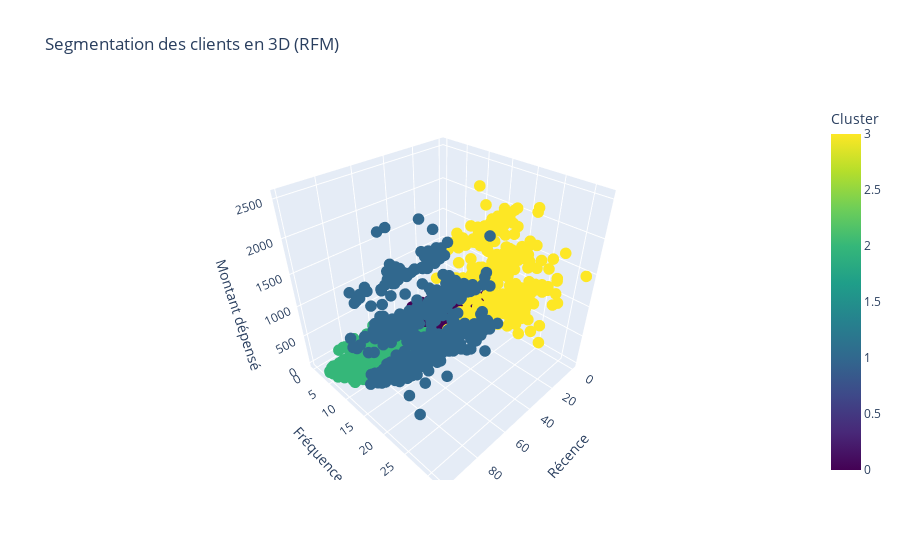

Notebook cell for this chart:
### Code cell
# Importation des bibliothèques nécessaires
import pandas as pd
from sklearn.preprocessing import StandardScaler
from sklearn.cluster import KMeans
import plotly.express as px

# Chargement des données (vous devrez adapter ce chemin à votre propre fichier CSV)
data = pd.read_csv('../DataOut.csv')


# Création des colonnes RFM
rfm_data = pd.DataFrame()

# Récence (Recency) : déjà présente dans les données
rfm_data['Recency'] = data['Recency']

# Fréquence (Frequency) : somme des différents types d'achats
rfm_data['Frequency'] = data[['NumWebPurchases', 'NumCatalogPurchases', 'NumStorePurchases']].sum(axis=1)

# Montant (Monetary) : somme des montants dépensés dans les différentes catégories de produits
rfm_data['Monetary'] = data[['MntWines', 'MntFruits', 'MntMeatProducts', 'MntFishProducts', 'MntSweetProducts', 'MntGoldProds']].sum(axis=1)

# Normalisation des données RFM pour le clustering
scaler = StandardScaler()
rfm_normalized = scaler.fit_transform(rfm_data)

# Application du clustering K-means avec 4 clusters
kmeans = KMeans(n_clusters=4, random_state=42)
rfm_data['Cluster'] = kmeans.fit_predict(rfm_normalized)

# Création du graphique interactif en 3D avec Plotly
fig = px.scatter_3d(
    rfm_data, 
    x='Recency', 
    y='Frequency', 
    z='Monetary', 
    color='Cluster',
    title='Segmentation des clients en 3D (RFM)',
    labels={'Recency': 'Récence', 'Frequency': 'Fréquence', 'Monetary': 'Montant dépensé'},
    color_continuous_scale=px.colors.sequential.Viridis
)
fig.update_traces(marker=dict(size=4))  # Vous pouvez ajuster cette valeur pour changer la taille des points

# Affichage du graphique interactif
fig.show()

# Affichage des premiers résultats de la segmentation RFM avec les clusters
rfm_data.head()

### Figure 1 — Plotly figure (JSON) as saved in the notebook; plotly's stock layout.template omitted (floating-point values rounded to 4 significant figures; data arrays with more than 128 entries replaced by an {"elided": "..."} marker saying what was removed)
{"data": [{"hovertemplate": "Récence=%{x}<br>Fréquence=%{y}<br>Montant dépensé=%{z}<br>Cluster=%{marker.color}<extra></extra>", "legendgroup": "", "marker": {"color": {"elided": "2236 int values"}, "coloraxis": "coloraxis", "size": 4, "symbol": "circle"}, "mode": "markers", "name": "", "scene": "scene", "showlegend": false, "type": "scatter3d", "x": {"elided": "2236 int values"}, "y": {"elided": "2236 int values"}, "z": {"elided": "2236 int values"}}], "layout": {"coloraxis": {"colorbar": {"title": {"text": "Cluster"}}, "colorscale": [[0, "#440154"], [0.1111, "#482878"], [0.2222, "#3e4989"], [0.3333, "#31688e"], [0.4444, "#26828e"], [0.5556, "#1f9e89"], [0.6667, "#35b779"], [0.7778, "#6ece58"], [0.8889, "#b5de2b"], [1, "#fde725"]]}, "legend": {"tracegroupgap": 0}, "scene": {"domain": {"x": [0, 1], "y": [0, 1]}, "xaxis": {"title": {"text": "Récence"}}, "yaxis": {"title": {"text": "Fréquence"}}, "zaxis": {"title": {"text": "Montant dépensé"}}}, "title": {"text": "Segmentation des clients en 3D (RFM)"}}}
